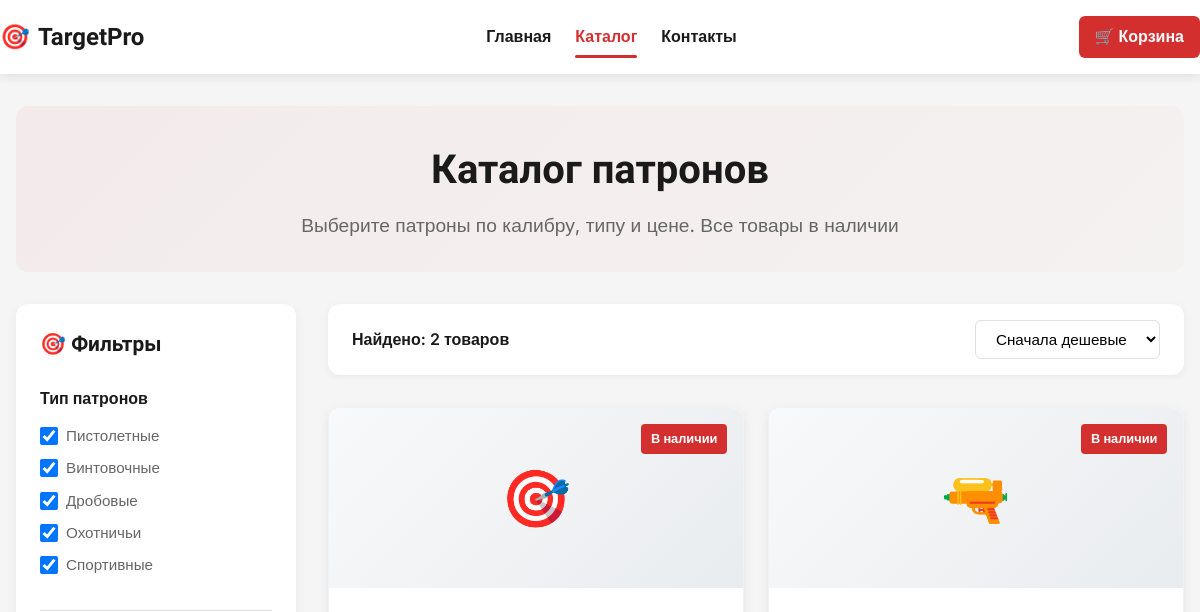
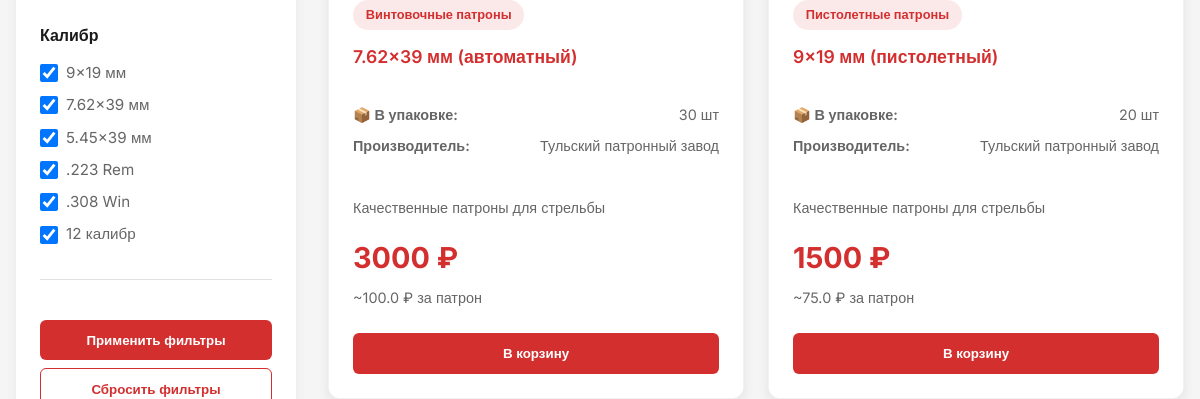
The app's page /catalog (upper part), older data (2 pictures, top to bottom).
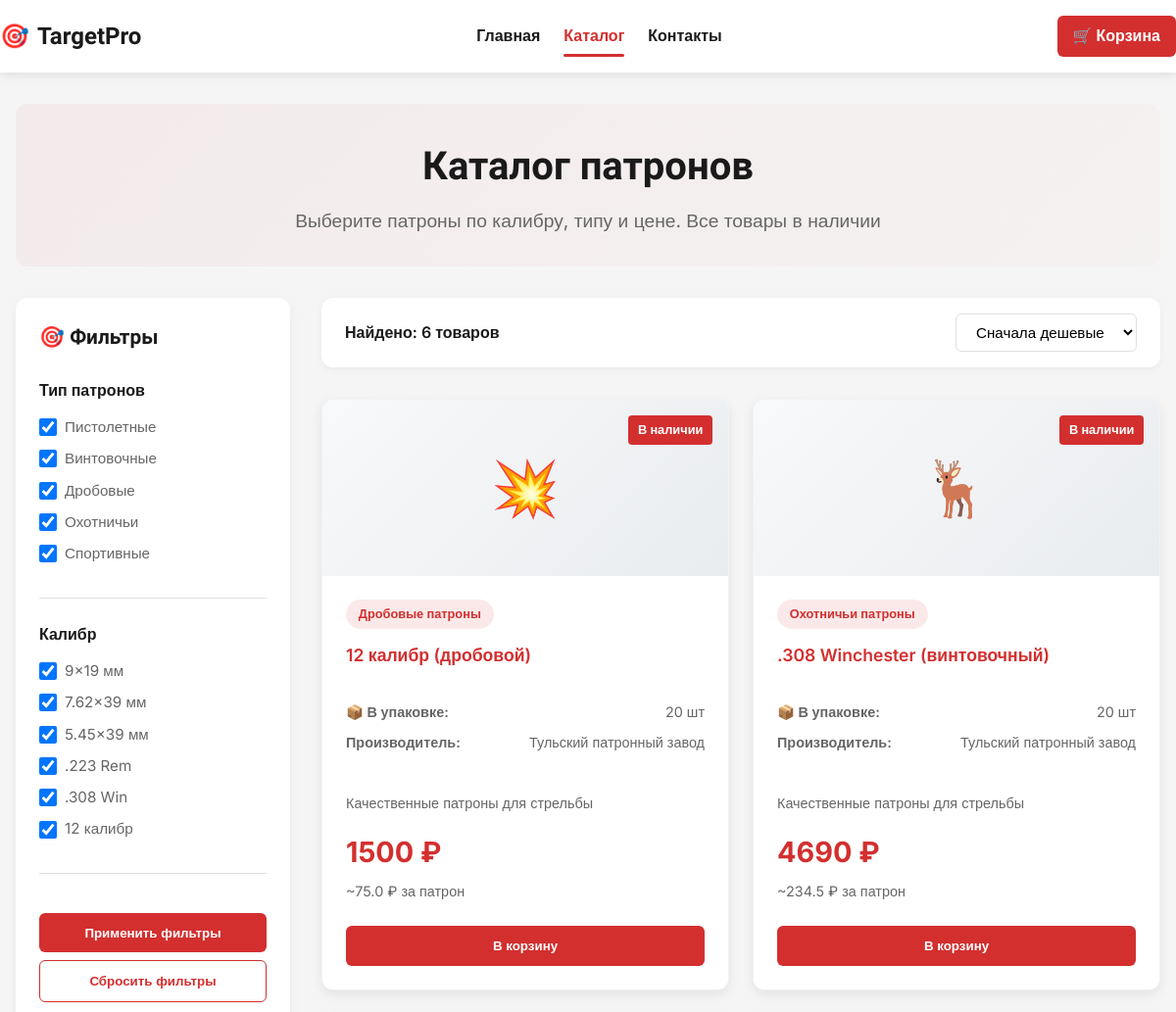
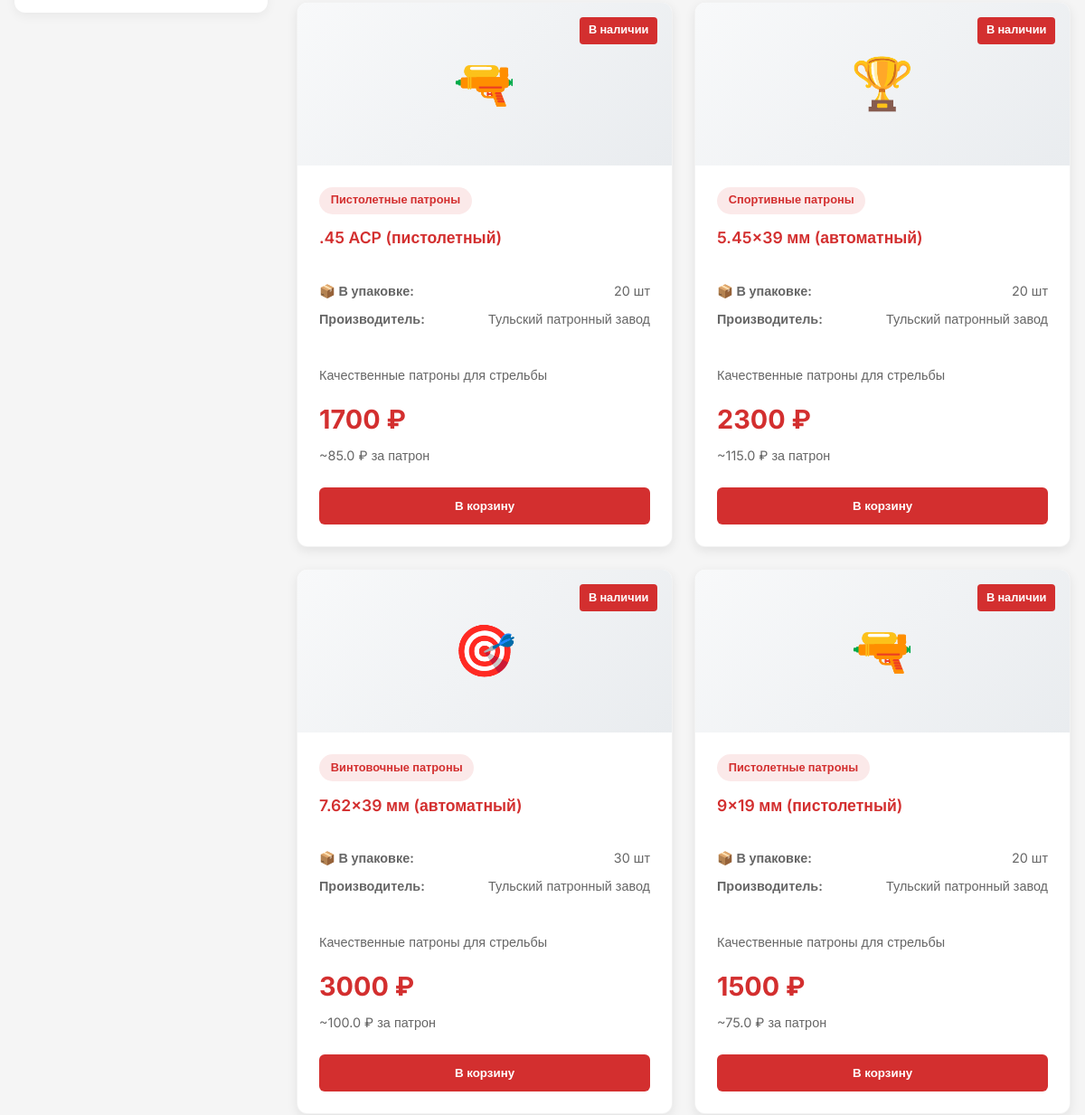
The same page, newer data (2 pictures, top to bottom).
### webapp/models.py (models this page shows, shortened)
class AmmoSales(models.Model):
    CALIBER_CHOICES = [
        ('9x19', '9x19 мм (пистолетный)'),
        ('7.62x39', '7.62x39 мм (автоматный)'),
        ('5.45x39', '5.45x39 мм (автоматный)'),
        ('223REM', '.223 Remington (винтовочный)'),
        ('308WIN', '.308 Winchester (винтовочный)'),
        ('12GA', '12 калибр (дробовой)'),
        ('762x54', '7.62x54 мм (винтовочный)'),
        ('9x18', '9x18 мм (пистолетный)'),
        ('45ACP', '.45 ACP (пистолетный)'),
    ]
    TYPE_CHOICES = [
        ('PISTOL', 'Пистолетные патроны'),
        ('RIFLE', 'Винтовочные патроны'),
        ('SHOTGUN', 'Дробовые патроны'),
        ('SPORT', 'Спортивные патроны'),
        ('HUNTING', 'Охотничьи патроны'),
    ]
    name = models.CharField(
        max_length=200,
        verbose_name="Тип патронов",
        choices=TYPE_CHOICES,
        default='PISTOL'
    )
    caliber = models.CharField(
        max_length=20,
        verbose_name="Калибр",
        choices=CALIBER_CHOICES,
        default='9x19'
    )
    manufacturer = models.CharField(
        max_length=100,
        verbose_name="Производитель",
        default='Тульский патронный завод'
    )
    price = models.IntegerField(
        verbose_name="Цена (руб)",
        default=1500
    )
    quantity = models.IntegerField(
        verbose_name="Количество в упаковке",
        default=20
    )
    description = models.TextField(
        verbose_name="Описание",
        blank=True,
        default='Качественные патроны для стрельбы'
    )
    created_at = models.DateTimeField(
        auto_now_add=True,
        verbose_name="Дата добавления"
    )
    class Meta:
        verbose_name = "Патрон"
        verbose_name_plural = "Патроны"
        ordering = ['caliber', 'price']
    def price_per_round(self):
        if self.quantity > 0:
            return round(self.price / self.quantity, 2)
        return 0
    def get_caliber_display_name(self):
        for code, name in self.CALIBER_CHOICES:
            if code == self.caliber:
                return name
        return self.caliber
    def get_name_display_name(self):
        for code, name in self.TYPE_CHOICES:
            if code == self.name:
                return name
        return self.name

### webapp/views.py (the view)
# urls.py: path('catalog', views.catalog, name='catalog'),
def catalog(request):
    cartridges = AmmoSales.objects.all().order_by('caliber', 'price')
    for cartridge in cartridges:
        cartridge.get_name_display_name = cartridge.get_name_display_name
        cartridge.get_caliber_display_name = cartridge.get_caliber_display_name
        cartridge.price_per_round = cartridge.price_per_round
    context = {
        'cartridges': cartridges,
    }
    return render(request, 'catalog.html', context)

### webapp/Templates/catalog.html (shortened to what the changed rows need)
<!DOCTYPE html>
<html lang="ru">
<head>
</head>
<body>
  <main class="main-content">
    <div class="container">
      <div class="catalog-header">
        <h1 class="catalog-title">Каталог патронов</h1>
      </div>
      <div class="catalog-layout">
        <aside class="filters-sidebar">
          <h2 class="filters-title">🎯 Фильтры</h2>
        </aside>
        <div class="catalog-content">
          <div class="sort-bar">
            <div class="results-count">
              Найдено: <span id="resultsCount">{{ cartridges|length }}</span> товаров
            </div>
          </div>
          <div class="products-grid" id="productsGrid">
            {% for cartridge in cartridges %}
            <article class="product-card"
                     data-type="{{ cartridge.name }}"
                     data-caliber="{{ cartridge.caliber }}"
                     data-price="{{ cartridge.price }}">
              <div class="product-image">
                {% if cartridge.name == 'PISTOL' %}🔫
                {% elif cartridge.name == 'RIFLE' %}🎯
                {% elif cartridge.name == 'SHOTGUN' %}💥
                {% elif cartridge.name == 'HUNTING' %}🦌
                {% elif cartridge.name == 'SPORT' %}🏆
                {% else %}⚡
                {% endif %}
                <div class="product-badge">В наличии</div>
              </div>
              <div class="product-info">
                <div class="product-type">
                  {{ cartridge.get_name_display_name }}
                </div>
                <div class="product-caliber">{{ cartridge.get_caliber_display_name }}</div>
                <div class="product-specs">
                  <div class="product-spec">
                    <span>📦 В упаковке:</span>
                    <span>{{ cartridge.quantity }} шт</span>
                  </div>
                  <div class="product-spec">
                    <span>Производитель:</span>
                    <span>{{ cartridge.manufacturer }}</span>
                  </div>
                </div>
                {% if cartridge.description %}
                <p class="product-description">{{ cartridge.description|truncatechars:120 }}</p>
                {% endif %}
                <div class="product-price">
                  <div class="price-current">{{ cartridge.price }} ₽</div>
                  <div class="price-per-round">~{{ cartridge.price_per_round }} ₽ за патрон</div>
                  <button class="add-to-cart" data-id="{{ cartridge.id }}" onclick="addToCart({{ cartridge.id }})">
                    В корзину
                  </button>
                </div>
              </div>
            </article>
            {% empty %}
            <div class="no-results">
              <div class="no-results-icon">🎯</div>
              <h3>Патроны не найдены</h3>
              <p>Попробуйте изменить параметры фильтрации</p>
            </div>
            {% endfor %}
          </div>
        </div>
      </div>
    </div>
  </main>
</body>
</html>

Row changes from the older to the newer data that the page shows:
added AmmoSales: get_name_display_name "Дробовые патроны", get_caliber_display_name "12 калибр (дробовой)", quantity "20", manufacturer "Тульский патронный завод", description "Качественные патроны для стрельбы", price "1500", price_per_round "75.0"
added AmmoSales: get_name_display_name "Охотничьи патроны", get_caliber_display_name ".308 Winchester (винтовочный)", quantity "20", manufacturer "Тульский патронный завод", description "Качественные патроны для стрельбы", price "4690", price_per_round "234.5"
added AmmoSales: get_name_display_name "Пистолетные патроны", get_caliber_display_name ".45 ACP (пистолетный)", quantity "20", manufacturer "Тульский патронный завод", description "Качественные патроны для стрельбы", price "1700", price_per_round "85.0"
added AmmoSales: get_name_display_name "Спортивные патроны", get_caliber_display_name "5.45x39 мм (автоматный)", quantity "20", manufacturer "Тульский патронный завод", description "Качественные патроны для стрельбы", price "2300", price_per_round "115.0"
Text that changed along with them:
{{ cartridges|length }}: "2" → "6"
